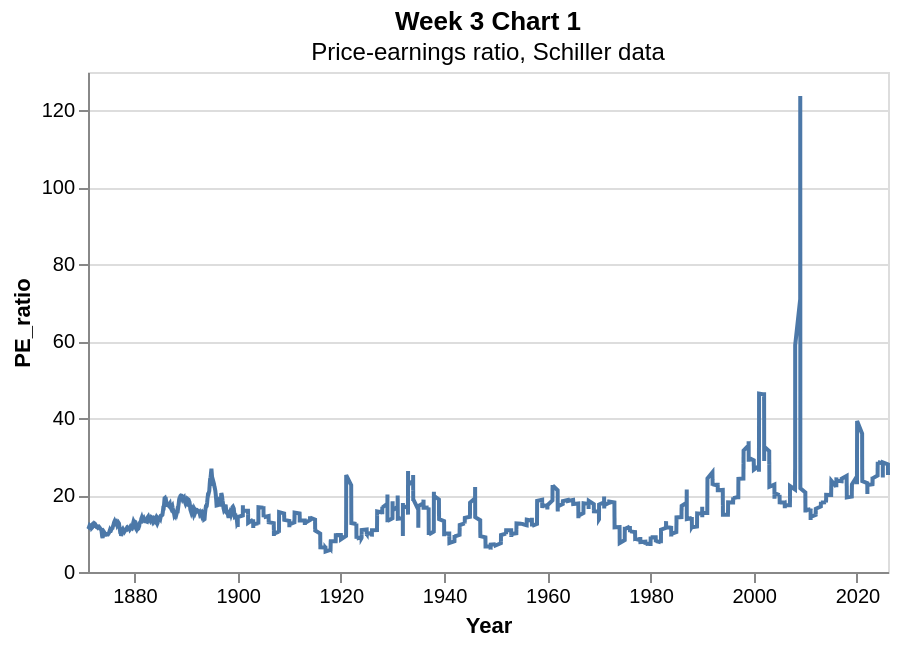

The code cell stored with this chart in its notebook:
### Code cell
my_chart = alt.Chart(df).mark_line().encode(
    x=alt.X('Date_iso:T').axis(grid=False, title='Year'),
    y=alt.Y('PE_ratio:Q')
).properties(
    width=400,
    height=250,
    title=alt.Title(text="Week 3 Chart 1", subtitle='Price-earnings ratio, Schiller data')
)

my_chart

### Figure 1 — Vega-Lite specification as saved in the notebook (floating-point values rounded to 4 significant figures; data arrays with more than 128 entries replaced by an {"elided": "..."} marker saying what was removed)
{"config": {"view": {"continuousWidth": 300, "continuousHeight": 300}}, "data": {"name": "data-e2420e3a28a192e4bcc673d6a9bef4d6"}, "mark": {"type": "line"}, "encoding": {"x": {"axis": {"grid": false, "title": "Year"}, "field": "Date_iso", "type": "temporal"}, "y": {"field": "PE_ratio", "type": "quantitative"}}, "height": 250, "title": {"text": "Week 3 Chart 1", "subtitle": "Price-earnings ratio, Schiller data"}, "width": 400, "$schema": "https://vega.github.io/schema/vega-lite/v5.20.1.json", "datasets": {"data-e2420e3a28a192e4bcc673d6a9bef4d6": {"elided": "1866 records"}}}
